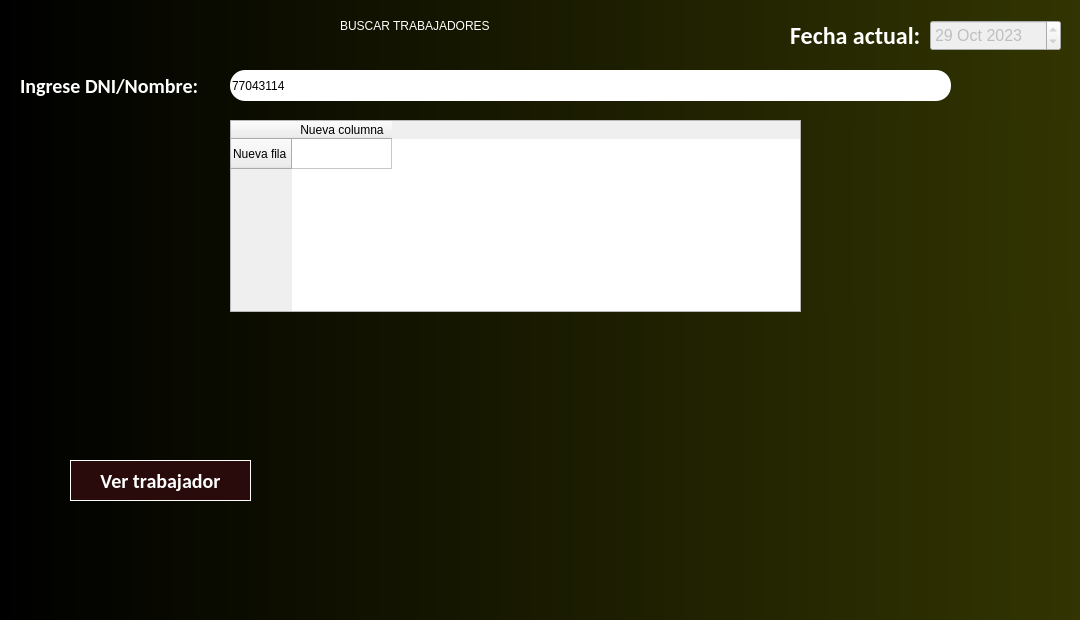
<?xml version="1.0" encoding="UTF-8"?>
<ui version="4.0">
 <class>MainWindow</class>
 <widget class="QMainWindow" name="MainWindow">
  <property name="geometry">
   <rect>
    <x>0</x>
    <y>0</y>
    <width>1080</width>
    <height>620</height>
   </rect>
  </property>
  <property name="minimumSize">
   <size>
    <width>1080</width>
    <height>620</height>
   </size>
  </property>
  <property name="maximumSize">
   <size>
    <width>1080</width>
    <height>620</height>
   </size>
  </property>
  <property name="cursor">
   <cursorShape>ArrowCursor</cursorShape>
  </property>
  <property name="windowTitle">
   <string>Gestión de Sueldos</string>
  </property>
  <property name="styleSheet">
   <string notr="true">QWidget#centralwidget{
background-color: qlineargradient(spread:pad, x1:0, y1:0, x2:1, y2:0, stop:0 rgba(0, 0, 0, 255), stop:1 rgba(50, 53, 1, 255));}</string>
  </property>
  <widget class="QWidget" name="centralwidget">
   <widget class="QLabel" name="label">
    <property name="geometry">
     <rect>
      <x>340</x>
      <y>0</y>
      <width>351</width>
      <height>51</height>
     </rect>
    </property>
    <property name="styleSheet">
     <string notr="true">font: 700 20pt &quot;Calibri&quot;;
color: white;</string>
    </property>
    <property name="text">
     <string>BUSCAR TRABAJADORES</string>
    </property>
   </widget>
   <widget class="QLabel" name="label_2">
    <property name="geometry">
     <rect>
      <x>790</x>
      <y>0</y>
      <width>141</width>
      <height>71</height>
     </rect>
    </property>
    <property name="font">
     <font>
      <family>Calibri</family>
      <pointsize>18</pointsize>
      <italic>false</italic>
      <bold>true</bold>
     </font>
    </property>
    <property name="styleSheet">
     <string notr="true">QWidget#label_2{
font: 700 18pt &quot;Calibri&quot;;
color: white;}

</string>
    </property>
    <property name="text">
     <string>Fecha actual: </string>
    </property>
   </widget>
   <widget class="QLineEdit" name="lineEditDNIBuscar">
    <property name="geometry">
     <rect>
      <x>230</x>
      <y>70</y>
      <width>721</width>
      <height>31</height>
     </rect>
    </property>
    <property name="styleSheet">
     <string notr="true">font: 500 15pt &quot;Calibri&quot;;
color: black;
border-radius: 15px;
</string>
    </property>
    <property name="text">
     <string>77043114</string>
    </property>
   </widget>
   <widget class="QDateEdit" name="dateEditFechaActual">
    <property name="enabled">
     <bool>false</bool>
    </property>
    <property name="geometry">
     <rect>
      <x>930</x>
      <y>20</y>
      <width>131</width>
      <height>31</height>
     </rect>
    </property>
    <property name="font">
     <font>
      <pointsize>12</pointsize>
     </font>
    </property>
    <property name="cursor">
     <cursorShape>ArrowCursor</cursorShape>
    </property>
    <property name="mouseTracking">
     <bool>false</bool>
    </property>
    <property name="dateTime">
     <datetime>
      <hour>12</hour>
      <minute>0</minute>
      <second>0</second>
      <year>2023</year>
      <month>10</month>
      <day>29</day>
     </datetime>
    </property>
   </widget>
   <widget class="QLabel" name="label_6">
    <property name="geometry">
     <rect>
      <x>20</x>
      <y>50</y>
      <width>181</width>
      <height>71</height>
     </rect>
    </property>
    <property name="font">
     <font>
      <family>Calibri</family>
      <pointsize>15</pointsize>
      <italic>false</italic>
      <bold>true</bold>
     </font>
    </property>
    <property name="styleSheet">
     <string notr="true">font: 700 15pt &quot;Calibri&quot;;
color: white;
</string>
    </property>
    <property name="text">
     <string>Ingrese DNI/Nombre:</string>
    </property>
   </widget>
   <widget class="QPushButton" name="pushButtonVerTrabajador">
    <property name="geometry">
     <rect>
      <x>70</x>
      <y>460</y>
      <width>181</width>
      <height>41</height>
     </rect>
    </property>
    <property name="sizePolicy">
     <sizepolicy hsizetype="Fixed" vsizetype="Fixed">
      <horstretch>0</horstretch>
      <verstretch>0</verstretch>
     </sizepolicy>
    </property>
    <property name="font">
     <font>
      <family>Calibri</family>
      <pointsize>15</pointsize>
      <italic>false</italic>
      <bold>true</bold>
     </font>
    </property>
    <property name="autoFillBackground">
     <bool>false</bool>
    </property>
    <property name="styleSheet">
     <string notr="true">font: 700 15pt &quot;Calibri&quot;;
color: white;
border: 1px solid white;
background-color: rgb(41, 11, 11);</string>
    </property>
    <property name="text">
     <string>Ver trabajador</string>
    </property>
    <property name="checkable">
     <bool>false</bool>
    </property>
    <property name="autoRepeat">
     <bool>false</bool>
    </property>
    <property name="autoDefault">
     <bool>false</bool>
    </property>
    <property name="flat">
     <bool>false</bool>
    </property>
   </widget>
   <widget class="QPushButton" name="pushButtonRegresar">
    <property name="geometry">
     <rect>
      <x>980</x>
      <y>530</y>
      <width>61</width>
      <height>51</height>
     </rect>
    </property>
    <property name="text">
     <string/>
    </property>
    <property name="icon">
     <iconset>
      <normaloff>flecha_regresar.png</normaloff>flecha_regresar.png</iconset>
    </property>
    <property name="iconSize">
     <size>
      <width>50</width>
      <height>50</height>
     </size>
    </property>
    <property name="flat">
     <bool>true</bool>
    </property>
   </widget>
   <widget class="QTableWidget" name="tableTrabajadorEncontrado">
    <property name="geometry">
     <rect>
      <x>230</x>
      <y>120</y>
      <width>571</width>
      <height>192</height>
     </rect>
    </property>
    <row>
     <property name="text">
      <string>Nueva fila</string>
     </property>
    </row>
    <column>
     <property name="text">
      <string>Nueva columna</string>
     </property>
    </column>
   </widget>
  </widget>
  <widget class="QMenuBar" name="menubar">
   <property name="geometry">
    <rect>
     <x>0</x>
     <y>0</y>
     <width>1080</width>
     <height>22</height>
    </rect>
   </property>
  </widget>
 </widget>
 <resources/>
 <connections/>
</ui>
